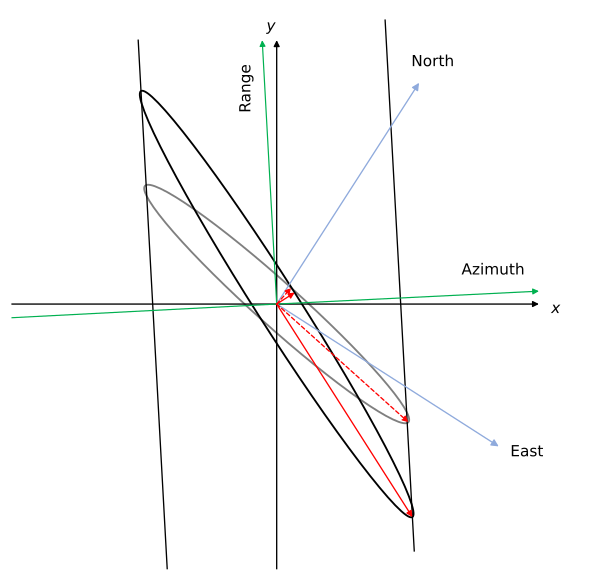

Write Python code to recreate this figure.
"""Fig. 31 — Geometry of rescaling to the ground. Due to the imaging geometry of
SAR, the misalignments of the ionospheric feature at the ionospheric height
exaggerated on SAR image (left side). Its effect on the ellipse is shown on the
right side. The rescaling is associated also with additional rotation.

ATBD L1 SAR (atbd-l1-sar), section 4.10.5 (Step 3.f, equation 4.121). This is
the lower image (right side) of the two-image figure; the upper image (left
side, 3D geometry) is img1-4.10.5.py. Redrawn from the original figure and the
text of the section: the ellipse of fig. 30 (grey) and the same ellipse
rescaled to the ground (black), stretched and rotated; the range (green,
along y) and azimuth (green) directions and the two parallel black lines that
bound the rescaled ellipse along the range direction. The red arrows are the
principal semi-axes of the two ellipses (dashed for the grey one). This is a
schematic: the axis lengths and the angles are qualitative, taken from the
original figure, not measured.

To modify: change the numbers in GEOMETRY (pixels of the original figure,
x to the right, y downwards), the labels in LABELS or the colours in COLOURS,
then run ``python3 fig31.py`` (matplotlib needed): it rewrites
fig31.svg (web page) and fig31.pdf (PDF export) next to this file. Commit the
three files together. Keep a dark text colour: the page puts a white
background behind the figure in both site themes.
"""

import math
from pathlib import Path

import matplotlib

matplotlib.use("Agg")
import matplotlib.pyplot as plt  # noqa: E402
from matplotlib.patches import Ellipse  # noqa: E402

# -- colours and sizes -------------------------------------------------------
COLOURS = {"text": "#000000", "black": "#000000", "light": "#8faadc",
           "grey": "#7f7f7f", "green": "#00b050", "red": "#ff0000"}
WIDTH_IN = 6.2  # PDF text width
FONT_PT = 11.5  # the PDF export prints it at about 65 %: subscripts stay >= 5 pt

# -- geometry (pixels of the original figure, y downwards) -------------------
X_MIN, X_MAX, Y_MIN, Y_MAX = -15, 725, -15, 705  # canvas, with room for the larger text
ORIGIN = (329, 363)  # origin of the B-aligned axes
X_AXIS = (0, 655)  # x extent of the x axis (arrow on the right)
Y_AXIS = (692, 35)  # y extent of the y axis (arrow at the top)
RANGE_TIP = (311, 35)  # green arrow, range direction (LOS)
AZIMUTH_FROM, AZIMUTH_TIP = (0, 380), (655, 347)  # green arrow, azimuth direction
NORTH_TIP, EAST_TIP = (506, 88), (605, 540)
GREY = {"a": 220, "b": 27, "angle": 41.9}  # ellipse of fig. 30 (semi-axes, tilt)
BLACK = {"a": 314, "b": 26.5, "angle": 57.5}  # the same ellipse rescaled to the ground
# the two black lines are parallel to the range direction and touch the tips
# of the black ellipse; each is drawn between two heights
LINE_Y = {"left": (35, 692), "right": (10, 670)}

# -- labels (mathtext), word for word from the original figure ----------------
LABELS = {
    "x": (r"$x$", (676, 369), "center", 0),
    "y": (r"$y$", (322, 18), "center", 0),
    "north": ("North", (523, 62), "center", 0),
    "east": ("East", (640, 547), "center", 0),
    "azimuth": ("Azimuth", (598, 321), "center", 0),
    "range": ("Range", (291, 95), "center", 90),
}

# -- drawing -------------------------------------------------------------------
plt.rcParams.update({"mathtext.fontset": "dejavusans", "font.size": FONT_PT})
fig = plt.figure(figsize=(WIDTH_IN, WIDTH_IN * (Y_MAX - Y_MIN) / (X_MAX - X_MIN)))
ax = fig.add_axes([0, 0, 1, 1])
ax.set_xlim(X_MIN, X_MAX)
ax.set_ylim(Y_MAX, Y_MIN)
ax.axis("off")


def arrow(p0, p1, colour, lw=1.0, head=9):
    ax.annotate("", xy=p1, xytext=p0, arrowprops=dict(
        arrowstyle="-|>", color=COLOURS[colour], lw=lw, shrinkA=0, shrinkB=0,
        mutation_scale=head))


def polar(r, deg):
    """Point at distance r from ORIGIN, deg degrees below the +x axis (y down)."""
    a = math.radians(deg)
    return (ORIGIN[0] + r * math.cos(a), ORIGIN[1] + r * math.sin(a))


ax.add_patch(Ellipse(ORIGIN, 2 * GREY["a"], 2 * GREY["b"], angle=GREY["angle"], fill=False,
                     edgecolor=COLOURS["grey"], lw=1.4))
ax.add_patch(Ellipse(ORIGIN, 2 * BLACK["a"], 2 * BLACK["b"], angle=BLACK["angle"], fill=False,
                     edgecolor=COLOURS["black"], lw=1.4))
# the two black lines, parallel to the range direction, through the tips of the black ellipse
slope = (RANGE_TIP[0] - ORIGIN[0]) / (RANGE_TIP[1] - ORIGIN[1])  # dx / dy of the range direction
for side, sign in (("left", -1), ("right", 1)):
    tip = polar(sign * BLACK["a"], BLACK["angle"])
    y0, y1 = LINE_Y[side]
    ax.plot([tip[0] + slope * (y0 - tip[1]), tip[0] + slope * (y1 - tip[1])], [y0, y1],
            color=COLOURS["black"], lw=1.0)
# axes x, y (B-aligned), green range and azimuth arrows
ax.plot([X_AXIS[0], ORIGIN[0]], [ORIGIN[1], ORIGIN[1]], color=COLOURS["black"], lw=1.0)
arrow(ORIGIN, (X_AXIS[1], ORIGIN[1]), "black")
ax.plot([ORIGIN[0], ORIGIN[0]], [Y_AXIS[0], ORIGIN[1]], color=COLOURS["black"], lw=1.0)
arrow(ORIGIN, (ORIGIN[0], Y_AXIS[1]), "black")
arrow(ORIGIN, RANGE_TIP, "green", lw=0.9)
ax.plot([AZIMUTH_FROM[0], ORIGIN[0]], [AZIMUTH_FROM[1], ORIGIN[1]], color=COLOURS["green"], lw=0.9)
arrow(ORIGIN, AZIMUTH_TIP, "green", lw=0.9)
# east and north, for information
arrow(ORIGIN, NORTH_TIP, "light", lw=1.0, head=11)
arrow(ORIGIN, EAST_TIP, "light", lw=1.0, head=11)
# principal semi-axes: grey ellipse dashed, black ellipse solid
for e, dashed in ((GREY, True), (BLACK, False)):
    for r, d in ((e["a"], e["angle"]), (e["b"], e["angle"] - 90)):
        p = polar(r, d)
        ax.annotate("", xy=p, xytext=ORIGIN, arrowprops=dict(
            arrowstyle="-|>", color=COLOURS["red"], lw=1.0, shrinkA=0, shrinkB=0,
            mutation_scale=9, linestyle=(0, (3, 2)) if dashed else "-"))

for s, (x, y), ha, rot in LABELS.values():
    ax.text(x, y, s, color=COLOURS["text"], ha=ha, va="center", rotation=rot)

# -- output (same bytes for the same script: fixed ids and dates) -------------
if __name__ == "__main__":
    plt.rcParams.update({"svg.hashsalt": "esa-doc2open", "svg.fonttype": "path",
                         "pdf.fonttype": 42})
    stem = Path(__file__).with_suffix("")
    fig.savefig(f"{stem}.svg", format="svg", transparent=True, metadata={"Date": None})
    fig.savefig(f"{stem}.pdf", format="pdf", transparent=True,
                metadata={"CreationDate": None, "ModDate": None})
